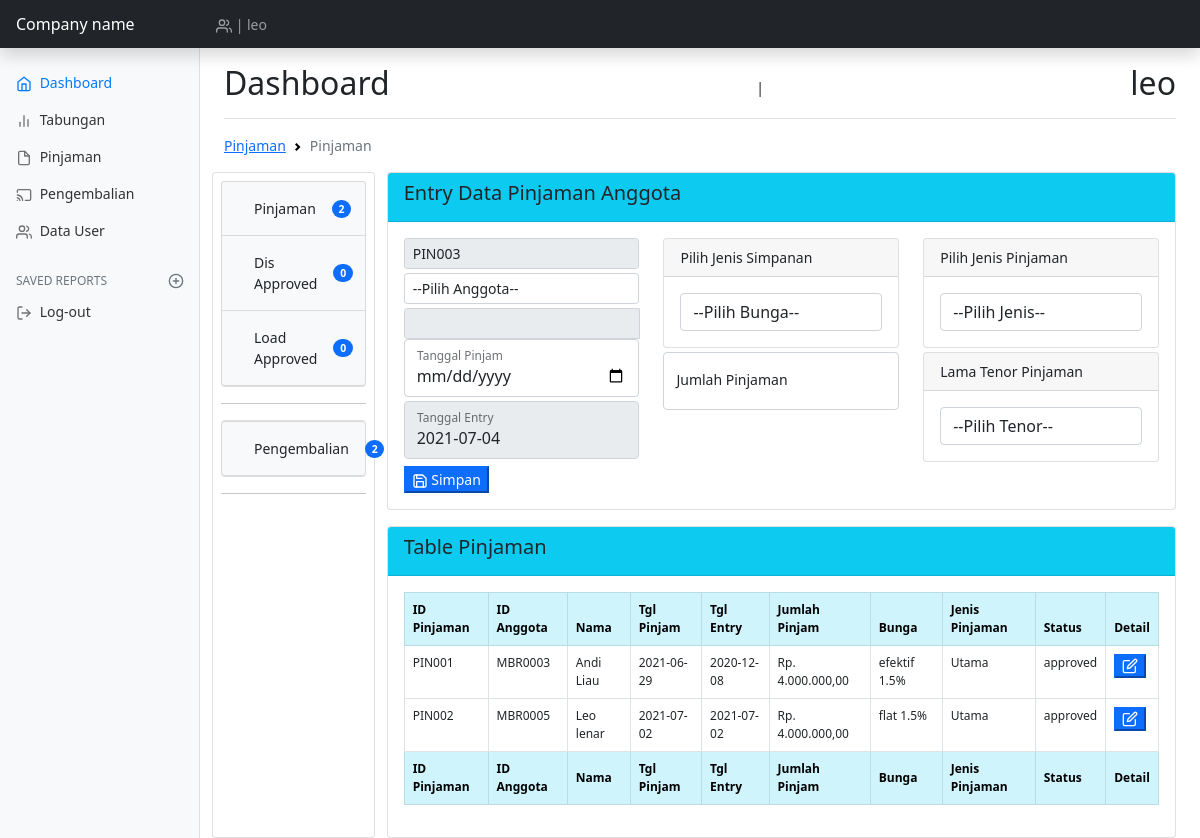
/views/index.php?page=pinjaman (signed in), run on the app's committed database.
### tables this page shows
CREATE TABLE `tb_pinjaman` (
  `id_pinjaman` char(15) NOT NULL,
  `id_anggota` char(15) NOT NULL,
  `tgl_pinjam` date NOT NULL,
  `tgl_entry` date NOT NULL,
  `id_bunga` char(15) NOT NULL,
  `id_jenis_pinjaman` char(15) NOT NULL,
  `jumlah_pinjaman` varchar(100) NOT NULL,
  `tenor` varchar(10) NOT NULL
);

CREATE TABLE `tb_anggota` (
  `id_anggota` char(15) NOT NULL,
  `id_user` char(15) NOT NULL,
  `tgl_join` date NOT NULL,
  `nama_lengkap` varchar(100) NOT NULL,
  `tempat_lahir` varchar(25) NOT NULL,
  `tgl_lahir` date NOT NULL,
  `alamat_sekarang` varchar(100) NOT NULL,
  `no_telpn` char(15) NOT NULL,
  `simpanan_pokok` int(15) NOT NULL,
  `tgl_entry` date NOT NULL
);

CREATE TABLE `tb_bunga` (
  `id_bunga` int(15) NOT NULL,
  `jenis_bunga` varchar(20) NOT NULL,
  `jumlah_bunga` varchar(20) NOT NULL
);

CREATE TABLE `tb_jenis_pinjaman` (
  `id_jenis_pinjaman` int(15) NOT NULL,
  `jenis_pinjaman` varchar(20) NOT NULL
);

CREATE TABLE `tb_approv_pinjaman` (
  `id_approv_pin` int(100) NOT NULL,
  `id_pinjaman` char(15) NOT NULL,
  `tgl_approv` date NOT NULL,
  `status` varchar(100) NOT NULL
);

### assets/koneksi.php (called while the page is built, shortened)
<?php
function rupiah($angka){
	$hasil_rupiah = "Rp. " . number_format($angka,2,',','.');
	return $hasil_rupiah;
}
?>

### views/admin/pinjam/pinjam.php (the view, shortened to what this page needs)
<?php require_once('code_id.php'); ?>
<div class="row">
	<div class="col-sm-12">
	<div class="card mb-3">
		<div class="card-header bg-info">
			<h5 class="card-title">Entry Data Pinjaman Anggota</h5>
		</div>
		<div class="card-body">
			<form action="?pin=presentasi_pinjaman" method="post">
				<div class="row">
					<div class="col-sm-4">
						<div class="input-group input-group-sm mb-1">
						  <input type="text" class="form-control" name="id_pinjaman" value="<?= get_code($koneksi); ?>" readonly>
						</div>
						<div class="input-group input-group-sm mb-1">
						<select class="js-example-basic-single form-control" name="id_anggota" id="floa" aria-label="Floating label select example" required>
							<option value="">--Pilih Anggota--</option>
						</select>
						</div>
						<div class="input-group input-group-sm">
							<input type="text" class="form-control" name="jumlh" id="jumlh" readonly>
						</div>
						<div class="form-floating mb-1">
						  <input type="date" class="form-control" id="tgl_pinjam" name="tgl_pinjam" required>
						  <label for="tgl_simpan">Tanggal Pinjam</label>
						</div>
						<div class="form-floating mb-1">
						  <input type="text" class="form-control" id="tgl_entry" name="tgl_entry" readonly value="<?= date('Y-m-d') ?>">
						  <label for="tgl_entry">Tanggal Entry</label>
						</div>
					</div>
					<div class="col-sm-4">
						<div class="card mb-1">
							<div class="card-header">
								Pilih Jenis Simpanan
							</div>
							<div class="card-body">
								<div class="row">
									<div class="col-sm-12">
									<select class="js-example-basic-single form-control" name="id_bunga" id="floatingSelect2" aria-label="Floating label select example" required>
										<option value="">--Pilih Bunga--</option>
									</select>
									</div>
									</div>
								</div>
							</div>
							<div class="form-floating mb-1">
							  <input type="text" class="form-control" id="jml_pinjaman" name="jml_pinjaman" placeholder="Jumlah Pinjaman" required>
							  <label for="jml_pinjaman">Jumlah Pinjaman</label>
							</div>
						</div>
						<div class="col-sm-4">
							<div class="card mb-1">
								<div class="card-header">
									Pilih Jenis Pinjaman
								</div>
								<div class="card-body">
									<div class="row">
										<div class="col-sm-12">
										<select class="js-example-basic-single form-control" name="id_jenis_pinjaman" id="floatingSelect3" aria-label="Floating label select example" required>
											<option value="">--Pilih Jenis--</option>
										</select>
										</div>
										</div>
									</div>
								</div>
								<div class="card mb-1">
								<div class="card-header">
									Lama Tenor Pinjaman
								</div>
								<div class="card-body">
									<div class="row">
										<div class="col-sm-12">
										<select class="js-example-basic-single form-control" name="tenor" id="tenor" required>
											<option value="">--Pilih Tenor--</option>
										</select>
										</div>
										</div>
									</div>
								</div>
						</div>
					</div>
					<div class="col-sm-4">
						<button type="submit" name="tampil_presen" class="btn-md btn-primary"><span data-feather="save"></span> Simpan</button>
					</div>
				</div>
		</div>
	</div>
	</div>
	<div class="col-sm-12">
		<div class="card">
			<div class="card-header bg-info">
				<h5 class="card-title">Table Pinjaman</h5>
			</div>
			<div class="card-body">
				<div class="table-responsive">
					<table id="example" class="display table table-bordered" style="width: 100%; font-size: 12px;">
						<thead class="table-info">
							<tr>
								<th>ID Pinjaman</th>
								<th>ID Anggota</th>
								<th>Nama</th>
								<th>Tgl Pinjam</th>
								<th>Tgl Entry</th>
								<th>Jumlah Pinjam</th>
								<th>Bunga</th>
								<th>Jenis Pinjaman</th>
								<th>Status</th>
								<th>Detail</th>
							</tr>
						</thead>
						<tbody>
							<?php
							$sqlu = mysqli_query($koneksi, "select * from tb_pinjaman x inner join tb_bunga y on y.id_bunga = x.id_bunga inner join tb_jenis_pinjaman z on z.id_jenis_pinjaman = x.id_jenis_pinjaman inner join tb_anggota w on w.id_anggota = x.id_anggota");
							while ($datau = mysqli_fetch_array($sqlu)) {
								$ce = mysqli_query($koneksi, "select * from tb_approv_pinjaman where id_pinjaman = '".$datau['id_pinjaman']."' and status = 'approved'");
								$dc = mysqli_num_rows($ce);
								$dapp = mysqli_fetch_array($ce);
								if ($dc > 0) {
								?>
								<tr>
									<td><?= $datau['id_pinjaman']; ?></td>
									<td><?= $datau['id_anggota']; ?></td>
									<td><?= $datau['nama_lengkap'];?></td>
									<td><?= $datau['tgl_pinjam']; ?></td>
									<td><?= $datau['tgl_entry']; ?></td>
									<td><?= rupiah($datau['jumlah_pinjaman']); ?></td>
									<td><?= $datau['jenis_bunga']." ".$datau['jumlah_bunga']."% "; ?></td>
									<td><?= $datau['jenis_pinjaman']; ?></td>
									<td><?= $dapp['status']; ?></td>
									<td><a href="?pin=detail_pinjaman&idpin=<?= $datau['id_pinjaman']; ?>"><button class="btn-md btn-primary"><span data-feather='edit'></span></button></a></td>
								</tr>
							<?php }
							}
							?>
						</tbody>
						<tfoot class="table-info">
							<tr>
								<th>ID Pinjaman</th>
								<th>ID Anggota</th>
								<th>Nama</th>
								<th>Tgl Pinjam</th>
								<th>Tgl Entry</th>
								<th>Jumlah Pinjam</th>
								<th>Bunga</th>
								<th>Jenis Pinjaman</th>
								<th>Status</th>
								<th>Detail</th>
							</tr>
						</tfoot>
					</table>
				</div>
			</div>
		</div>
	</div>
</div>

### data on the page
tb_pinjaman: id_pinjaman "PIN001", id_anggota.id_anggota "MBR0003", id_anggota.nama_lengkap "Andi Liau", tgl_pinjam "2021-06-29", id_anggota.tgl_entry "2020-12-08", jumlah_pinjaman "Rp. 4.000.000,00", id_bunga.jenis_bunga "efektif", id_bunga.jumlah_bunga "1.5", id_jenis_pinjaman.jenis_pinjaman "Utama", tb_approv_pinjaman.status "approved"
tb_pinjaman: id_pinjaman "PIN002", id_anggota.id_anggota "MBR0005", id_anggota.nama_lengkap "Leo lenar", tgl_pinjam "2021-07-02", id_anggota.tgl_entry "2021-07-02", jumlah_pinjaman "Rp. 4.000.000,00", id_bunga.jenis_bunga "flat", id_bunga.jumlah_bunga "1.5", id_jenis_pinjaman.jenis_pinjaman "Utama", tb_approv_pinjaman.status "approved"

### other printed values
$_SESSION['user'] "leo"
$c "2"
mysqli_num_rows($sql) "0"
mysqli_num_rows($sql) "2"
